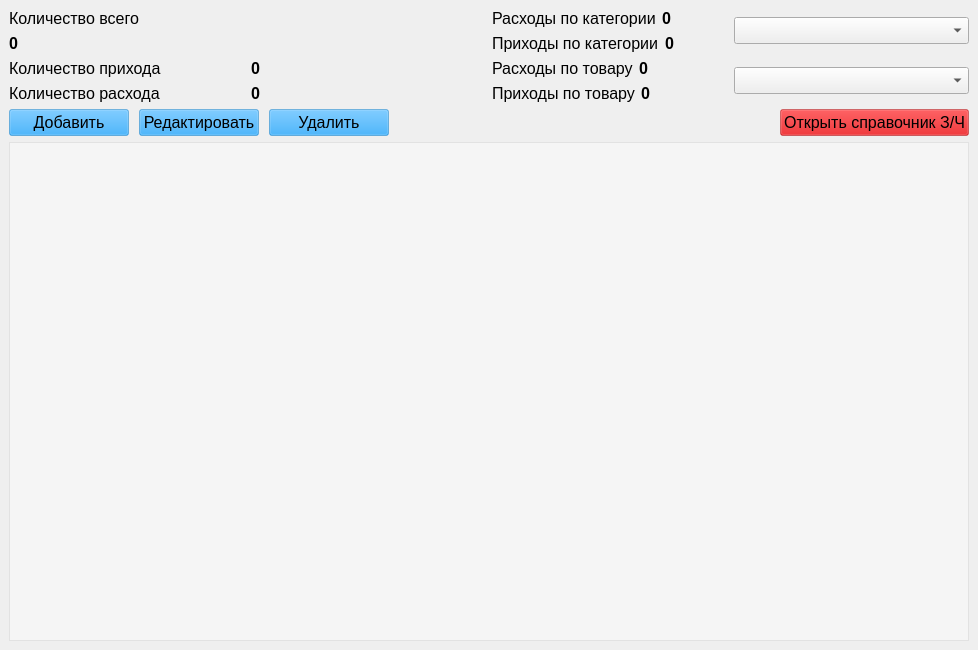
<?xml version="1.0" encoding="UTF-8"?>
<ui version="4.0">
 <class>MainForm</class>
 <widget class="QMainWindow" name="MainForm">
  <property name="geometry">
   <rect>
    <x>0</x>
    <y>0</y>
    <width>978</width>
    <height>650</height>
   </rect>
  </property>
  <property name="font">
   <font>
    <family>Arial</family>
    <pointsize>12</pointsize>
   </font>
  </property>
  <property name="windowTitle">
   <string>Остатки на складе З/Ч</string>
  </property>
  <widget class="QWidget" name="centralwidget">
   <layout class="QVBoxLayout" name="verticalLayout_6">
    <item>
     <layout class="QHBoxLayout" name="horizontalLayout_10">
      <item>
       <layout class="QVBoxLayout" name="verticalLayout_2">
        <item>
         <layout class="QVBoxLayout" name="verticalLayout">
          <item>
           <widget class="QLabel" name="label_count_all">
            <property name="text">
             <string>Количество всего</string>
            </property>
           </widget>
          </item>
          <item>
           <widget class="QLabel" name="data_count_all">
            <property name="font">
             <font>
              <family>Arial</family>
              <pointsize>12</pointsize>
              <bold>true</bold>
             </font>
            </property>
            <property name="text">
             <string>0</string>
            </property>
           </widget>
          </item>
         </layout>
        </item>
        <item>
         <layout class="QHBoxLayout" name="horizontalLayout_2">
          <item>
           <widget class="QLabel" name="label_count_in">
            <property name="text">
             <string>Количество прихода</string>
            </property>
           </widget>
          </item>
          <item>
           <widget class="QLabel" name="data_count_in">
            <property name="font">
             <font>
              <family>Arial</family>
              <pointsize>12</pointsize>
              <bold>true</bold>
             </font>
            </property>
            <property name="text">
             <string>0</string>
            </property>
           </widget>
          </item>
         </layout>
        </item>
        <item>
         <layout class="QHBoxLayout" name="horizontalLayout_3">
          <item>
           <widget class="QLabel" name="label_count_exp">
            <property name="text">
             <string>Количество расхода</string>
            </property>
           </widget>
          </item>
          <item>
           <widget class="QLabel" name="data_count_exp">
            <property name="font">
             <font>
              <family>Arial</family>
              <pointsize>12</pointsize>
              <bold>true</bold>
             </font>
            </property>
            <property name="text">
             <string>0</string>
            </property>
           </widget>
          </item>
         </layout>
        </item>
       </layout>
      </item>
      <item>
       <layout class="QVBoxLayout" name="verticalLayout_5">
        <item>
         <layout class="QHBoxLayout" name="horizontalLayout_6">
          <item>
           <layout class="QVBoxLayout" name="verticalLayout_3">
            <item>
             <layout class="QHBoxLayout" name="horizontalLayout_4">
              <item>
               <widget class="QLabel" name="label_exp_category">
                <property name="text">
                 <string>Расходы по категории</string>
                </property>
               </widget>
              </item>
              <item>
               <widget class="QLabel" name="data_exp_category">
                <property name="font">
                 <font>
                  <family>Arial</family>
                  <pointsize>12</pointsize>
                  <bold>true</bold>
                 </font>
                </property>
                <property name="text">
                 <string>0</string>
                </property>
               </widget>
              </item>
             </layout>
            </item>
            <item>
             <layout class="QHBoxLayout" name="horizontalLayout_5">
              <item>
               <widget class="QLabel" name="label_in_category">
                <property name="text">
                 <string>Приходы по категории</string>
                </property>
               </widget>
              </item>
              <item>
               <widget class="QLabel" name="data_in_category">
                <property name="font">
                 <font>
                  <family>Arial</family>
                  <pointsize>12</pointsize>
                  <bold>true</bold>
                 </font>
                </property>
                <property name="text">
                 <string>0</string>
                </property>
               </widget>
              </item>
             </layout>
            </item>
           </layout>
          </item>
          <item>
           <widget class="QComboBox" name="comboBox_category"/>
          </item>
         </layout>
        </item>
        <item>
         <layout class="QHBoxLayout" name="horizontalLayout_9">
          <item>
           <layout class="QVBoxLayout" name="verticalLayout_4">
            <item>
             <layout class="QHBoxLayout" name="horizontalLayout_8">
              <item>
               <widget class="QLabel" name="label_exp_parts">
                <property name="text">
                 <string>Расходы по товару</string>
                </property>
               </widget>
              </item>
              <item>
               <widget class="QLabel" name="data_exp_parts">
                <property name="font">
                 <font>
                  <family>Arial</family>
                  <pointsize>12</pointsize>
                  <bold>true</bold>
                 </font>
                </property>
                <property name="text">
                 <string>0</string>
                </property>
               </widget>
              </item>
             </layout>
            </item>
            <item>
             <layout class="QHBoxLayout" name="horizontalLayout_7">
              <item>
               <widget class="QLabel" name="label_in_parts">
                <property name="text">
                 <string>Приходы по товару</string>
                </property>
               </widget>
              </item>
              <item>
               <widget class="QLabel" name="data_in_parts">
                <property name="font">
                 <font>
                  <family>Arial</family>
                  <pointsize>12</pointsize>
                  <bold>true</bold>
                 </font>
                </property>
                <property name="text">
                 <string>0</string>
                </property>
               </widget>
              </item>
             </layout>
            </item>
           </layout>
          </item>
          <item>
           <widget class="QComboBox" name="comboBox_parts"/>
          </item>
         </layout>
        </item>
       </layout>
      </item>
     </layout>
    </item>
    <item>
     <layout class="QHBoxLayout" name="horizontalLayout" stretch="0,0,0,0,0">
      <property name="spacing">
       <number>10</number>
      </property>
      <item>
       <widget class="QPushButton" name="btn_add">
        <property name="minimumSize">
         <size>
          <width>120</width>
          <height>0</height>
         </size>
        </property>
        <property name="styleSheet">
         <string notr="true">QPushButton {
font: 10pt &quot;Arial&quot;;
background-color: rgba(0, 153, 255, 100);
}
QPushButton:hover {
background-color: rgba(2, 144, 0, 150);
color:white;
}</string>
        </property>
        <property name="text">
         <string>Добавить</string>
        </property>
       </widget>
      </item>
      <item>
       <widget class="QPushButton" name="btn_edit">
        <property name="minimumSize">
         <size>
          <width>120</width>
          <height>0</height>
         </size>
        </property>
        <property name="styleSheet">
         <string notr="true">QPushButton {
font: 10pt &quot;Arial&quot;;
background-color: rgba(0, 153, 255, 100);
}
QPushButton:hover {
background-color: rgba(2, 144, 0, 150);
color:white;
}</string>
        </property>
        <property name="text">
         <string>Редактировать</string>
        </property>
       </widget>
      </item>
      <item>
       <widget class="QPushButton" name="btn_delete">
        <property name="minimumSize">
         <size>
          <width>120</width>
          <height>0</height>
         </size>
        </property>
        <property name="styleSheet">
         <string notr="true">QPushButton {
font: 10pt &quot;Arial&quot;;
background-color: rgba(0, 153, 255, 100);
}
QPushButton:hover {
background-color: rgba(2, 144, 0, 150);
color:white;
}</string>
        </property>
        <property name="text">
         <string>Удалить</string>
        </property>
       </widget>
      </item>
      <item>
       <spacer name="horizontalSpacer">
        <property name="orientation">
         <enum>Qt::Horizontal</enum>
        </property>
        <property name="sizeHint" stdset="0">
         <size>
          <width>40</width>
          <height>20</height>
         </size>
        </property>
       </spacer>
      </item>
      <item>
       <widget class="QPushButton" name="btn_open_refParts">
        <property name="sizePolicy">
         <sizepolicy hsizetype="Minimum" vsizetype="Fixed">
          <horstretch>0</horstretch>
          <verstretch>0</verstretch>
         </sizepolicy>
        </property>
        <property name="minimumSize">
         <size>
          <width>140</width>
          <height>0</height>
         </size>
        </property>
        <property name="maximumSize">
         <size>
          <width>16777215</width>
          <height>16777215</height>
         </size>
        </property>
        <property name="baseSize">
         <size>
          <width>0</width>
          <height>0</height>
         </size>
        </property>
        <property name="layoutDirection">
         <enum>Qt::LeftToRight</enum>
        </property>
        <property name="styleSheet">
         <string notr="true">QPushButton {
background-color: rgba(207, 0, 3, 100);
font: 10pt &quot;Arial&quot;;
}
QPushButton:hover {
background-color: rgba(2, 144, 0, 150);
color:white;
}</string>
        </property>
        <property name="text">
         <string>Открыть справочник З/Ч</string>
        </property>
        <property name="checkable">
         <bool>false</bool>
        </property>
       </widget>
      </item>
     </layout>
    </item>
    <item>
     <widget class="QTableView" name="tableView">
      <property name="styleSheet">
       <string notr="true">QTableView {
	background-color: rgba(255, 255, 255, 100)
}

QTableView::section {
background-color: rgba(30, 144, 255, 100)
}

QTableView::item:selected{
	border: none;
	color: rgb(0, 0, 0);
    background-color: rgba(30, 144, 255, 50);
}</string>
      </property>
      <property name="verticalScrollBarPolicy">
       <enum>Qt::ScrollBarAsNeeded</enum>
      </property>
      <property name="horizontalScrollBarPolicy">
       <enum>Qt::ScrollBarAsNeeded</enum>
      </property>
      <property name="autoScroll">
       <bool>true</bool>
      </property>
     </widget>
    </item>
   </layout>
  </widget>
 </widget>
 <resources/>
 <connections/>
</ui>
